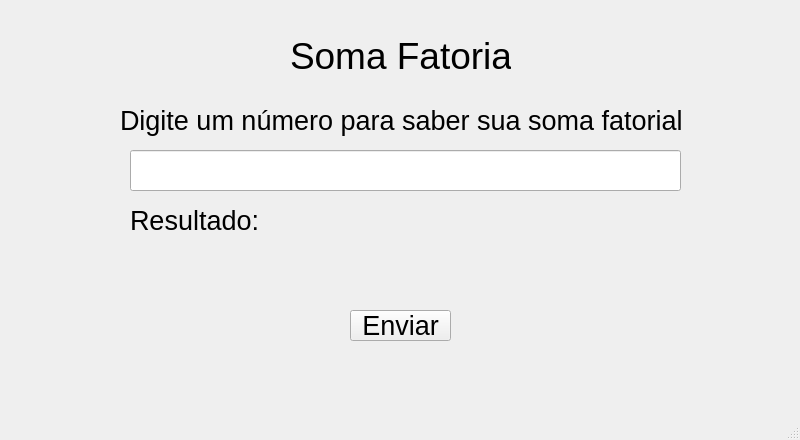
<?xml version="1.0" encoding="UTF-8"?>
<ui version="4.0">
 <class>MainWindow</class>
 <widget class="QMainWindow" name="MainWindow">
  <property name="geometry">
   <rect>
    <x>0</x>
    <y>0</y>
    <width>800</width>
    <height>440</height>
   </rect>
  </property>
  <property name="windowTitle">
   <string>MainWindow</string>
  </property>
  <widget class="QWidget" name="centralwidget">
   <widget class="QLabel" name="label">
    <property name="geometry">
     <rect>
      <x>290</x>
      <y>30</y>
      <width>221</width>
      <height>51</height>
     </rect>
    </property>
    <property name="font">
     <font>
      <pointsize>28</pointsize>
     </font>
    </property>
    <property name="text">
     <string>Soma Fatorial</string>
    </property>
   </widget>
   <widget class="QLabel" name="label_2">
    <property name="geometry">
     <rect>
      <x>120</x>
      <y>100</y>
      <width>561</width>
      <height>41</height>
     </rect>
    </property>
    <property name="font">
     <font>
      <pointsize>20</pointsize>
     </font>
    </property>
    <property name="text">
     <string>Digite um número para saber sua soma fatorial:</string>
    </property>
   </widget>
   <widget class="QLineEdit" name="lineEditNumero1">
    <property name="geometry">
     <rect>
      <x>130</x>
      <y>150</y>
      <width>551</width>
      <height>41</height>
     </rect>
    </property>
   </widget>
   <widget class="QLabel" name="labelResultado">
    <property name="geometry">
     <rect>
      <x>130</x>
      <y>200</y>
      <width>551</width>
      <height>41</height>
     </rect>
    </property>
    <property name="font">
     <font>
      <pointsize>20</pointsize>
     </font>
    </property>
    <property name="text">
     <string>Resultado:</string>
    </property>
   </widget>
   <widget class="QPushButton" name="pushButtonEnviar">
    <property name="geometry">
     <rect>
      <x>350</x>
      <y>310</y>
      <width>101</width>
      <height>31</height>
     </rect>
    </property>
    <property name="font">
     <font>
      <pointsize>20</pointsize>
     </font>
    </property>
    <property name="text">
     <string>Enviar</string>
    </property>
   </widget>
  </widget>
  <widget class="QMenuBar" name="menubar">
   <property name="geometry">
    <rect>
     <x>0</x>
     <y>0</y>
     <width>800</width>
     <height>21</height>
    </rect>
   </property>
  </widget>
  <widget class="QStatusBar" name="statusbar"/>
 </widget>
 <resources/>
 <connections/>
</ui>
